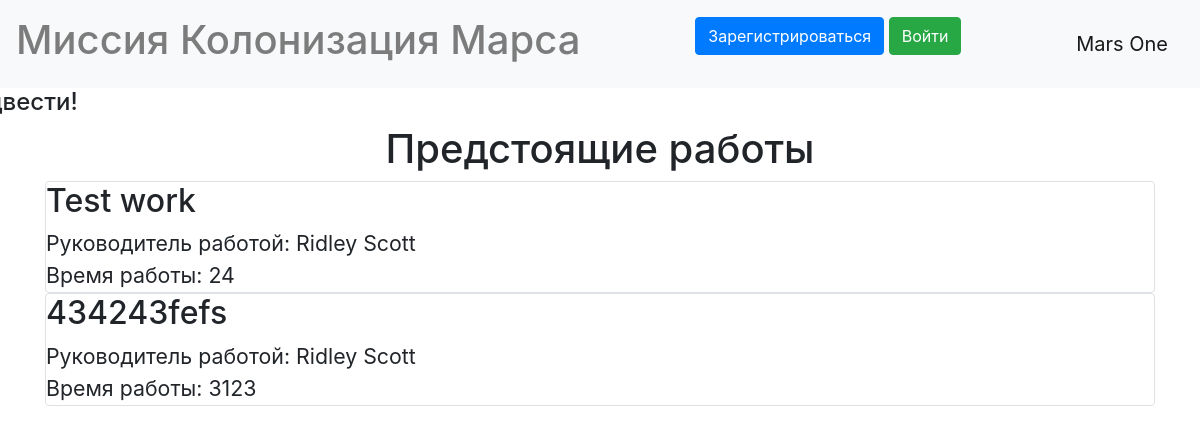
/index, run on the app's committed database.
### data/jobs.py (models this page shows)
class Jobs(SqlAlchemyBase, SerializerMixin):
    __tablename__ = "jobs"
    id = sqlalchemy.Column(sqlalchemy.Integer, primary_key=True, autoincrement=True)
    team_leader = sqlalchemy.Column(sqlalchemy.Integer, foreign_key=True)
    job = sqlalchemy.Column(sqlalchemy.String, nullable=True)
    work_size = sqlalchemy.Column(sqlalchemy.Integer, nullable=True)
    collaborators = sqlalchemy.Column(sqlalchemy.String, nullable=True)
    start_date = sqlalchemy.Column(sqlalchemy.DateTime, nullable=True)
    end_date = sqlalchemy.Column(sqlalchemy.DateTime, nullable=True)
    is_finished = sqlalchemy.Column(sqlalchemy.Boolean, default=False)
    creator = sqlalchemy.Column(sqlalchemy.Integer, nullable=True)

### data/users.py (models this page shows, shortened)
class User(SqlAlchemyBase, UserMixin, SerializerMixin):
    __tablename__ = 'users'
    id = sqlalchemy.Column(sqlalchemy.Integer, primary_key=True, autoincrement=True)
    surname = sqlalchemy.Column(sqlalchemy.String, nullable=True)
    name = sqlalchemy.Column(sqlalchemy.String, nullable=True)
    age = sqlalchemy.Column(sqlalchemy.Integer, nullable=True)
    position = sqlalchemy.Column(sqlalchemy.String, nullable=True)
    speciality = sqlalchemy.Column(sqlalchemy.String, nullable=True)
    address = sqlalchemy.Column(sqlalchemy.String, nullable=True)
    email = sqlalchemy.Column(sqlalchemy.String, unique=True, nullable=True)
    hashed_password = sqlalchemy.Column(sqlalchemy.String, nullable=True)
    created_date = sqlalchemy.Column(sqlalchemy.DateTime, default=datetime.datetime.now())

### main.py (the view)
@app.route("/")
@app.route("/index")
def index():
    if isinstance(current_user, AnonymousUserMixin):
        current_user.id = -1
    dbs = db_session.create_session()
    jobs = dbs.query(Jobs).all()
    team_leaders = [dbs.query(User).get(job.team_leader) for job in jobs]
    flags = [current_user.id == 1 or current_user.id == job.creator for job in jobs]
    return render_template("index.html", jobs=jobs, team_leaders=team_leaders, flags=flags)

### data/db_session.py (called while the page is built)
def create_session() -> Session:
    global __factory
    return __factory()

### templates/index.html (shortened to what this page needs)
{% extends "base.html" %}
{% block content %}
<link rel="stylesheet" type="text/css" href="../static/css/index.css">
<h1 style="text-align: center;">Предстоящие работы</h1>
{% for job in jobs%}
{%if not job.ins_finished%}
<div class="col-md6 border rounded">
    <h2>{{job.job.capitalize()}}</h2>
    <div class="tml">
        Руководитель работой: {{team_leaders[loop.index0].surname}} {{team_leaders[loop.index0].name}}
    </div>
    <div class="tml">
        Время работы: {{job.work_size}}
    </div>
</div>
{%endif%}
{% endfor %}
{% endblock %}

### templates/base.html (shortened to what this page needs)
<!DOCTYPE html>
<html lang="en">
<head>
    <link rel="stylesheet" href="https://stackpath.bootstrapcdn.com/bootstrap/4.4.1/css/bootstrap.min.css"
>
</head>
<body>
<header>
  <nav class="navbar navbar-light bg-light">
      <h1 class="navbar-text">Миссия Колонизация Марса</h1>
      {% if current_user.is_authenticated %}
    <a class="navbar-brand" href="/logout">{{current_user.surname}} {{ current_user.name }}</a>
{% else %}
    <p>
        <a class="btn btn-primary " href="/register">Зарегистрироваться</a>
        <a class="btn btn-success" href="/login">Войти</a>
    </p>
{% endif %}
    <a class="navbar-brand" href="/">Mars One</a>
  </nav>
</header>
<main role="main" class="container">
    <h4 style="text-align: left; margin-left: -33%;">И на Марсе будут яблони цвести!</h4>
  {%block content%}{%endblock%}
</main>
</body>
</html>

### static/css/index.css (style rules this page uses)
.tml { font-size: 16pt; }

### data on the page
Jobs: job "Test work", work_size "24"
User: surname "Ridley", name "Scott"
Jobs: job "434243fefs", work_size "3123"
